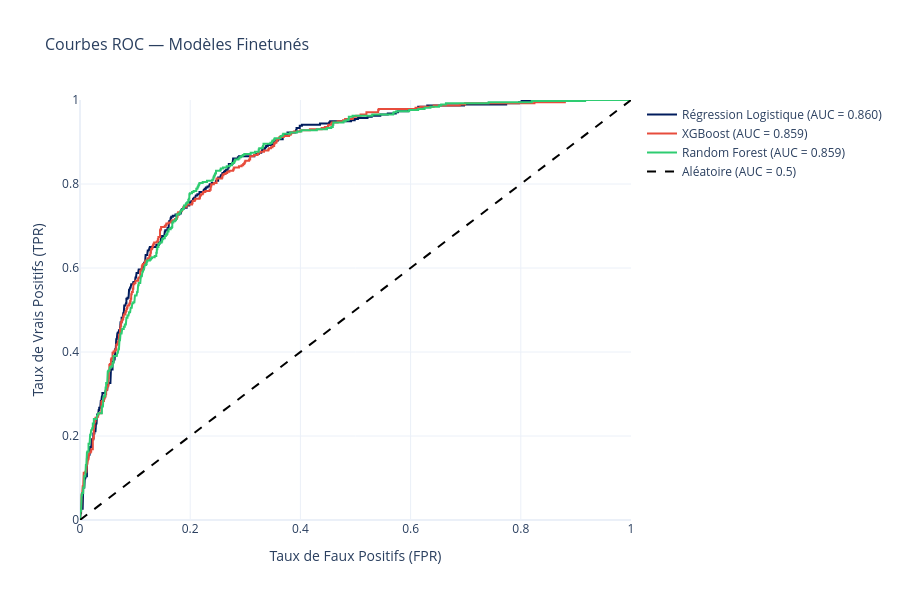

Source (notebook cell):
### Markdown cell above
---

## 7.3 — Courbes ROC Comparatives (Tuned)

### Code cell
# ============================================================
# Courbes ROC comparatives — Modèles finetunés
# ============================================================

fig = go.Figure()

colors = {'Régression Logistique': '#011c5d', 'XGBoost': '#e74c3c', 'Random Forest': '#2ecc71'}

for nom, proba in probas_tuned.items():
    fpr, tpr, _ = roc_curve(y_test, proba)
    auc_val = roc_auc_score(y_test, proba)
    fig.add_trace(go.Scatter(
        x=fpr, y=tpr, mode='lines',
        name=f'{nom} (AUC = {auc_val:.3f})',
        line=dict(color=colors[nom], width=2),
    ))

fig.add_trace(go.Scatter(
    x=[0, 1], y=[0, 1], mode='lines',
    name='Aléatoire (AUC = 0.5)',
    line=dict(color='black', width=2, dash='dash'),
))

fig.update_layout(
    title={'text': 'Courbes ROC — Modèles Finetunés', 'font': {'size': 16}},
    xaxis_title='Taux de Faux Positifs (FPR)',
    yaxis_title='Taux de Vrais Positifs (TPR)',
    xaxis=dict(range=[0, 1]), yaxis=dict(range=[0, 1]),
    width=900, height=600, template='plotly_white',
)
fig.show()

### Figure 1 — Plotly figure (JSON) as saved in the notebook; plotly's stock layout.template omitted (floating-point values rounded to 4 significant figures; data arrays with more than 128 entries replaced by an {"elided": "..."} marker saying what was removed)
{"data": [{"line": {"color": "#011c5d", "width": 2}, "mode": "lines", "name": "Régression Logistique (AUC = 0.860)", "type": "scatter", "x": {"elided": "372 float values"}, "y": {"elided": "372 float values"}}, {"line": {"color": "#e74c3c", "width": 2}, "mode": "lines", "name": "XGBoost (AUC = 0.859)", "type": "scatter", "x": {"elided": "395 float values"}, "y": {"elided": "395 float values"}}, {"line": {"color": "#2ecc71", "width": 2}, "mode": "lines", "name": "Random Forest (AUC = 0.859)", "type": "scatter", "x": {"elided": "386 float values"}, "y": {"elided": "386 float values"}}, {"line": {"color": "black", "dash": "dash", "width": 2}, "mode": "lines", "name": "Aléatoire (AUC = 0.5)", "type": "scatter", "x": [0, 1], "y": [0, 1]}], "layout": {"height": 600, "title": {"font": {"size": 16}, "text": "Courbes ROC — Modèles Finetunés"}, "width": 900, "xaxis": {"range": [0, 1], "title": {"text": "Taux de Faux Positifs (FPR)"}}, "yaxis": {"range": [0, 1], "title": {"text": "Taux de Vrais Positifs (TPR)"}}}}
